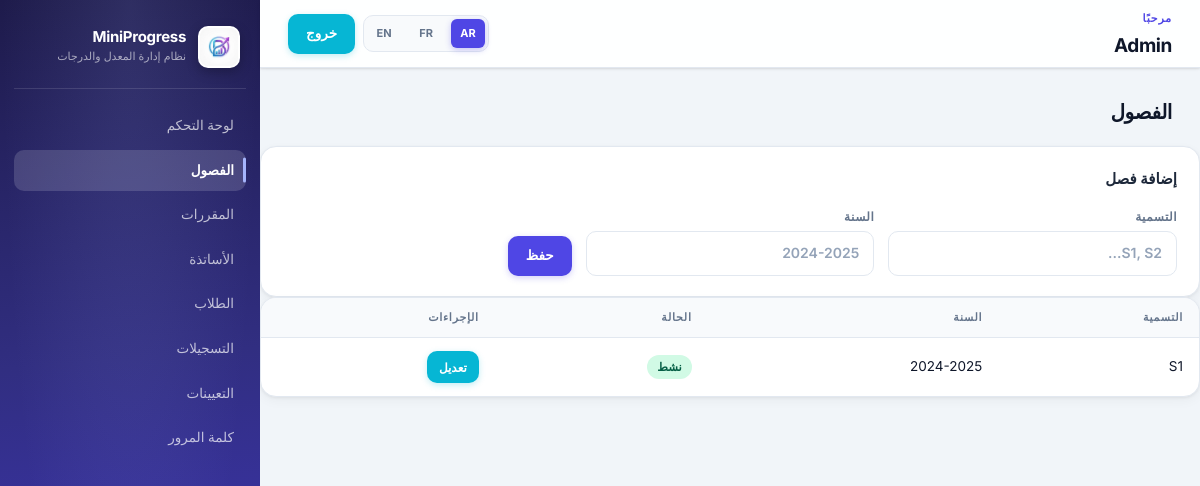
The page /project/index.php?page=admin.semesters&lang=ar (signed in) on the database its author committed.
### tables this page shows
CREATE TABLE `semesters` (
  `id` int(11) NOT NULL AUTO_INCREMENT,
  `label` varchar(100) NOT NULL,
  `year` varchar(20) NOT NULL,
  `is_active` tinyint(1) NOT NULL DEFAULT 0,
  `created_at` timestamp NOT NULL DEFAULT current_timestamp(),
  PRIMARY KEY (`id`)
);

### controllers/AdminController.php (called while the page is built, shortened)
<?php
class AdminController {
    private $db;
    public function __construct($db) {
        $this->db = $db;
    }
    public function semesters() {
        require_once __DIR__ . '/../models/Semester.php';
        $semesterModel = new Semester($this->db);
        $edit      = !empty($_GET['id']) ? $semesterModel->find($_GET['id']) : null;
        $semesters = $semesterModel->getAll();
        require_once __DIR__ . '/../views/admin/semesters.php';
    }
}

### project/index.php (called while the page is built, shortened)
<?php
require_once __DIR__ . '/../controllers/AdminController.php';
require_once __DIR__ . '/../controllers/StudentController.php';
$db = getDatabaseConnection();
switch (true) {
    case (str_starts_with($page, 'admin.')):
        $controller = new AdminController($db);
        break;
}
$parts  = explode('.', $page);
$action = $parts[1] ?? $page;
$controller->$action();

### project/i18n.php (called while the page is built, shortened)
<?php
function currentLang() {
    return $_SESSION['lang'] ?? 'ar';
}
function pageUrl($page, $params = []) {
    return 'index.php?' . http_build_query(array_merge(['page' => $page, 'lang' => currentLang()], $params));
}
function t($key) {
    $lang = currentLang();
    return $texts[$lang][$key] ?? $texts['en'][$key] ?? $key;
}

### models/Semester.php (called while the page is built, shortened)
<?php
class Semester {
    private $db;
    public function __construct($db) { $this->db = $db; }
    public function getAll() {
        return $this->db->query("SELECT * FROM semesters ORDER BY year DESC, label ASC")->fetchAll(PDO::FETCH_ASSOC);
    }
}

### views/admin/semesters.php (the view, shortened to what this page needs)
<?php include __DIR__ . '/layout/header.php'; ?>
<?php include __DIR__ . '/layout/sidebar.php'; ?>
<h2 class="page-title"><?= t('semesters') ?></h2>
<section class="panel">
    <h3><?= $edit ? (currentLang()==='ar'?'تعديل الفصل':(currentLang()==='fr'?'Modifier':'Edit Semester')) : (currentLang()==='ar'?'إضافة فصل':(currentLang()==='fr'?'Ajouter':'Add Semester')) ?></h3>
    <form method="POST" action="<?= pageUrl($edit ? 'admin.saveSemester' : 'admin.saveSemester') ?>" class="form-grid">
        <label><?= currentLang()==='ar'?'التسمية':(currentLang()==='fr'?'Label':'Label') ?>
            <input type="text" name="label" value="<?= htmlspecialchars($edit['label'] ?? '') ?>" placeholder="S1, S2..." required>
        </label>
        <label><?= currentLang()==='ar'?'السنة':(currentLang()==='fr'?'Année':'Year') ?>
            <input type="text" name="year" value="<?= htmlspecialchars($edit['year'] ?? '') ?>" placeholder="2024-2025" required>
        </label>
        <div>
            <button class="btn btn-primary"><?= t('save') ?></button>
        </div>
    </form>
</section>
<div class="table-wrap">
    <table>
        <thead><tr>
            <th><?= currentLang()==='ar'?'التسمية':'Label' ?></th>
            <th><?= currentLang()==='ar'?'السنة':'Year' ?></th>
            <th><?= currentLang()==='ar'?'الحالة':'Status' ?></th>
            <th><?= t('actions') ?></th>
        </tr></thead>
        <tbody>
        <?php foreach ($semesters as $s): ?>
        <tr>
            <td><?= htmlspecialchars($s['label']) ?></td>
            <td><?= htmlspecialchars($s['year']) ?></td>
            <td>
                <?php if ($s['is_active']): ?>
                    <span class="badge badge-success"><?= currentLang()==='ar'?'نشط':(currentLang()==='fr'?'Actif':'Active') ?></span>
                <?php else: ?>
                    <span class="badge"><?= currentLang()==='ar'?'غير نشط':(currentLang()==='fr'?'Inactif':'Inactive') ?></span>
                <?php endif; ?>
            </td>
            <td class="actions">
                <a href="<?= pageUrl('admin.semesters', ['id' => $s['id']]) ?>" class="btn btn-secondary btn-sm"><?= currentLang()==='ar'?'تعديل':(currentLang()==='fr'?'Modifier':'Edit') ?></a>
            </td>
        </tr>
        <?php endforeach; ?>
        </tbody>
    </table>
</div>
<?php include __DIR__ . '/layout/footer.php'; ?>

### public/css/style.css (style rules this page uses)
:root { --primary: #4f46e5; --primary-dark: #3730a3; --primary-light: #6366f1; --primary-soft: #eef2ff; --primary-glow: rgba(79, 70, 229, .15); --accent: #06b6d4; --accent-dark: #0891b2; --accent-soft: #ecfeff; --success: #10b981; --success-soft: #d1fae5; --success-dark: #065f46; --warning: #f59e0b; --warning-soft: #fef3c7; --warning-dark: #92400e; --danger: #ef4444; --danger-soft: #fee2e2; --danger-dark: #991b1b; --ink: #0f172a; --ink-2: #1e293b; --muted: #64748b; --muted-light: #94a3b8; --line: #e2e8f0; --line-2: #f1f5f9; --surface: #ffffff; --surface-2: #f8fafc; --page: #f1f5f9; --radius-sm: 6px; --radius: 10px; --radius-lg: 16px; --radius-xl: 24px; --shadow-sm: 0 1px 3px rgba(0,0,0,.08), 0 1px 2px rgba(0,0,0,.06); --shadow: 0 4px 16px rgba(0,0,0,.08), 0 2px 6px rgba(0,0,0,.05); --shadow-lg: 0 12px 40px rgba(79,70,229,.12), 0 4px 16px rgba(0,0,0,.06); --shadow-card: 0 1px 3px rgba(0,0,0,.06), 0 4px 12px rgba(0,0,0,.04); --sidebar-w: 260px; --topbar-h: 68px; }
*, *::before, *::after { box-sizing: border-box; }
html { scroll-behavior: smooth; }
body { margin: 0; min-height: 100vh; color: var(--ink); background: var(--page); font-family: 'Inter', 'Segoe UI', system-ui, sans-serif; font-size: 14px; line-height: 1.6; -webkit-font-smoothing: antialiased; }
a { color: inherit; text-decoration: none; }
.top-actions, .lang-switch, .actions { display: flex; align-items: center; gap: 8px; flex-wrap: wrap; }
.page-title { font-size: 20px; font-weight: 700; letter-spacing: -.4px; color: var(--ink); margin: 28px 28px 18px; }
.panel, .card, form.panel { background: var(--surface); border: 1px solid var(--line); border-radius: var(--radius-lg); padding: 20px 22px; box-shadow: var(--shadow-card); }
.panel h3 { font-size: 15px; font-weight: 700; color: var(--ink-2); margin: 0 0 16px; }
.form-grid { display: grid; grid-template-columns: repeat(3, minmax(160px, 1fr)); gap: 14px; align-items: end; }
label { display: grid; gap: 5px; color: var(--muted); font-size: 12px; font-weight: 600; text-transform: uppercase; letter-spacing: .5px; }
input, select, textarea { width: 100%; min-height: 42px; padding: 10px 14px; border: 1.5px solid var(--line); border-radius: var(--radius); background: var(--surface); color: var(--ink); font: inherit; font-size: 14px; transition: border-color .15s, box-shadow .15s; -webkit-appearance: none; }
input::placeholder { color: var(--muted-light); }
.btn, button.btn { display: inline-flex; align-items: center; justify-content: center; gap: 6px; min-height: 40px; padding: 9px 18px; border: 0; border-radius: var(--radius); background: var(--primary); color: #fff; font: inherit; font-size: 13.5px; font-weight: 600; cursor: pointer; transition: all .18s ease; white-space: nowrap; box-shadow: 0 2px 6px rgba(79,70,229,.25); }
.btn-primary { background: var(--primary); box-shadow: 0 2px 6px rgba(79,70,229,.25); }
.btn-secondary { background: var(--accent); box-shadow: 0 2px 6px rgba(6,182,212,.25); }
.btn-sm { min-height: 32px; padding: 5px 12px; font-size: 12px; }
.table-wrap { overflow-x: auto; border-radius: var(--radius-lg); border: 1px solid var(--line); background: var(--surface); box-shadow: var(--shadow-card); }
table { width: 100%; border-collapse: collapse; }
th { padding: 11px 16px; background: var(--surface-2); color: var(--muted); font-size: 11px; font-weight: 700; text-transform: uppercase; letter-spacing: .7px; text-align: start; border-bottom: 1px solid var(--line); }
td { padding: 13px 16px; border-bottom: 1px solid var(--line-2); text-align: start; vertical-align: middle; font-size: 13.5px; }
tr:last-child td { border-bottom: 0; }
tbody tr { transition: background .12s; }
.badge { display: inline-flex; align-items: center; gap: 4px; padding: 3px 10px; border-radius: 999px; font-size: 11.5px; font-weight: 600; background: var(--line-2); color: var(--muted); white-space: nowrap; }
.badge-success { background: var(--success-soft); color: var(--success-dark); }

### rows shown on the page
semesters: label "S1", year "2024-2025", is_active "نشط"

### other values the page prints
t('app_name') "MiniProgress"
t('app_subtitle') "نظام إدارة المعدل والدرجات"
t($label) "لوحة التحكم"
t($label) "الفصول"
t($label) "المقررات"
t($label) "الأساتذة"
t($label) "الطلاب"
t($label) "التسجيلات"
t($label) "التعيينات"
t('welcome') "مرحبًا"
$_SESSION['user']['name'] "Admin"
t('logout') "خروج"
t('semesters') "الفصول"
t('save') "حفظ"
t('actions') "الإجراءات"
